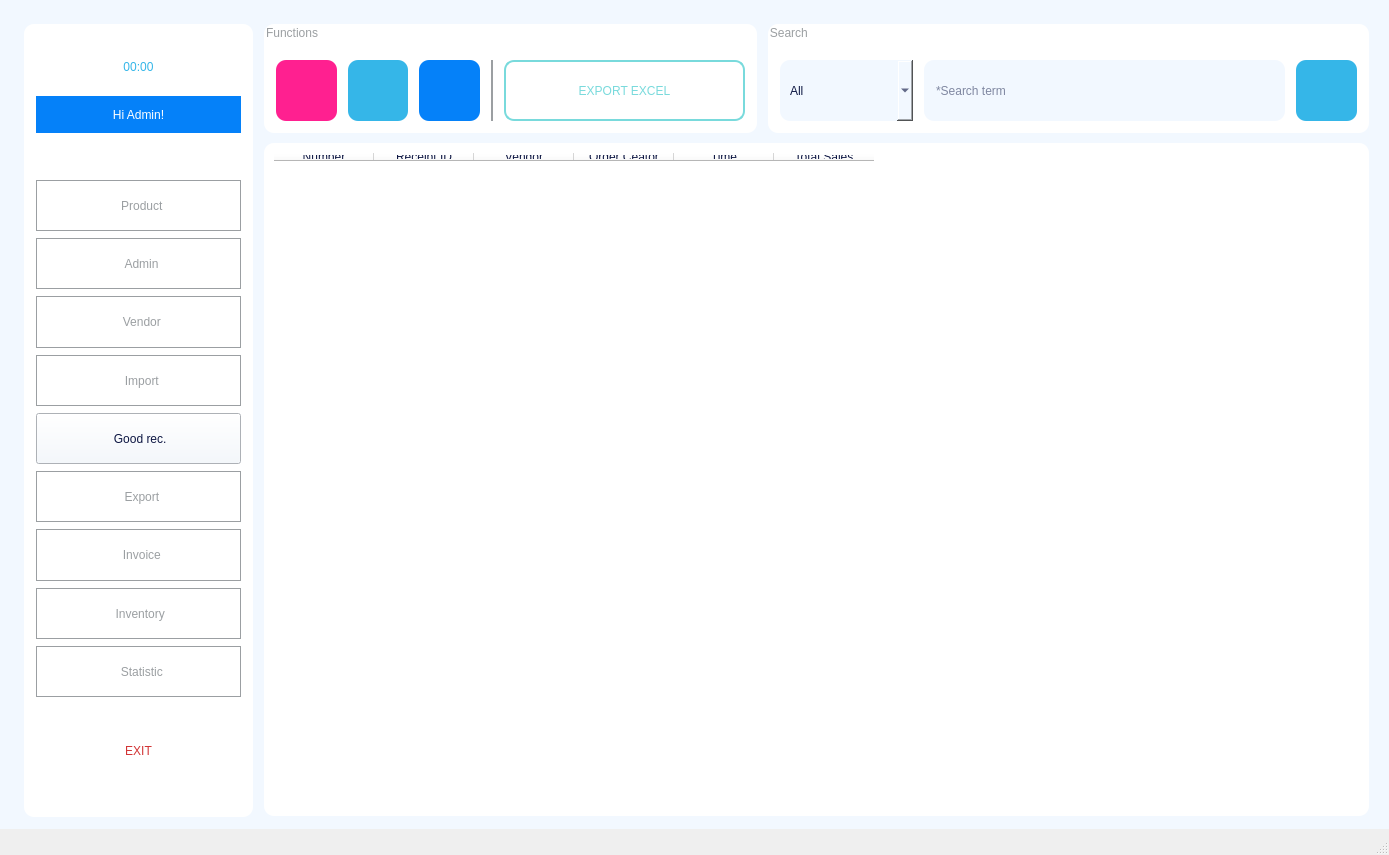
<?xml version="1.0" encoding="UTF-8"?>
<ui version="4.0">
 <class>MainWindowVendor</class>
 <widget class="QMainWindow" name="MainWindowVendor">
  <property name="geometry">
   <rect>
    <x>0</x>
    <y>0</y>
    <width>1389</width>
    <height>855</height>
   </rect>
  </property>
  <property name="maximumSize">
   <size>
    <width>1920</width>
    <height>1080</height>
   </size>
  </property>
  <property name="focusPolicy">
   <enum>Qt::NoFocus</enum>
  </property>
  <property name="windowTitle">
   <string>Vendor</string>
  </property>
  <property name="autoFillBackground">
   <bool>false</bool>
  </property>
  <property name="toolButtonStyle">
   <enum>Qt::ToolButtonTextUnderIcon</enum>
  </property>
  <property name="animated">
   <bool>false</bool>
  </property>
  <widget class="QWidget" name="centralwidget">
   <widget class="QLabel" name="label">
    <property name="geometry">
     <rect>
      <x>24</x>
      <y>24</y>
      <width>229</width>
      <height>793</height>
     </rect>
    </property>
    <property name="styleSheet">
     <string notr="true">border-radius: 10px;
background-color: rgb(255, 255, 255);</string>
    </property>
    <property name="text">
     <string/>
    </property>
   </widget>
   <widget class="QWidget" name="verticalLayoutWidget">
    <property name="geometry">
     <rect>
      <x>36</x>
      <y>180</y>
      <width>205</width>
      <height>517</height>
     </rect>
    </property>
    <layout class="QVBoxLayout" name="verticalLayout">
     <property name="spacing">
      <number>7</number>
     </property>
     <item>
      <widget class="QPushButton" name="pushButtonProduct_2">
       <property name="maximumSize">
        <size>
         <width>16777215</width>
         <height>60</height>
        </size>
       </property>
       <property name="toolTipDuration">
        <number>-1</number>
       </property>
       <property name="layoutDirection">
        <enum>Qt::LeftToRight</enum>
       </property>
       <property name="autoFillBackground">
        <bool>false</bool>
       </property>
       <property name="styleSheet">
        <string notr="true">font: 63 12pt &quot;Montserrat SemiBold&quot;;
background-color: rgb(255, 255, 255);
border: 1px solid #9b9fa2;
color: rgb(155, 159, 162);</string>
       </property>
       <property name="text">
        <string>  Product</string>
       </property>
       <property name="icon">
        <iconset>
         <normaloff>../../RESOURCE/ICON/album2.png</normaloff>../../RESOURCE/ICON/album2.png</iconset>
       </property>
       <property name="iconSize">
        <size>
         <width>32</width>
         <height>32</height>
        </size>
       </property>
      </widget>
     </item>
     <item>
      <widget class="QPushButton" name="pushButtonAdmin">
       <property name="maximumSize">
        <size>
         <width>16777215</width>
         <height>60</height>
        </size>
       </property>
       <property name="toolTipDuration">
        <number>-1</number>
       </property>
       <property name="layoutDirection">
        <enum>Qt::LeftToRight</enum>
       </property>
       <property name="autoFillBackground">
        <bool>false</bool>
       </property>
       <property name="styleSheet">
        <string notr="true">font: 63 12pt &quot;Montserrat SemiBold&quot;;
background-color: rgb(255, 255, 255);
border: 1px solid #9b9fa2;
color: rgb(155, 159, 162);</string>
       </property>
       <property name="text">
        <string>  Admin</string>
       </property>
       <property name="icon">
        <iconset>
         <normaloff>../../RESOURCE/ICON/adm2.png</normaloff>../../RESOURCE/ICON/adm2.png</iconset>
       </property>
       <property name="iconSize">
        <size>
         <width>35</width>
         <height>35</height>
        </size>
       </property>
      </widget>
     </item>
     <item>
      <widget class="QPushButton" name="pushButtonVendor">
       <property name="maximumSize">
        <size>
         <width>16777215</width>
         <height>60</height>
        </size>
       </property>
       <property name="toolTipDuration">
        <number>-1</number>
       </property>
       <property name="layoutDirection">
        <enum>Qt::LeftToRight</enum>
       </property>
       <property name="autoFillBackground">
        <bool>false</bool>
       </property>
       <property name="styleSheet">
        <string notr="true">font: 63 12pt &quot;Montserrat SemiBold&quot;;
background-color: rgb(255, 255, 255);
border: 1px solid #9b9fa2;
color: rgb(155, 159, 162);</string>
       </property>
       <property name="text">
        <string>  Vendor</string>
       </property>
       <property name="icon">
        <iconset>
         <normaloff>../../RESOURCE/ICON/vendor1.png</normaloff>../../RESOURCE/ICON/vendor1.png</iconset>
       </property>
       <property name="iconSize">
        <size>
         <width>32</width>
         <height>32</height>
        </size>
       </property>
      </widget>
     </item>
     <item>
      <widget class="QPushButton" name="pushButtonImport">
       <property name="maximumSize">
        <size>
         <width>16777215</width>
         <height>60</height>
        </size>
       </property>
       <property name="contextMenuPolicy">
        <enum>Qt::DefaultContextMenu</enum>
       </property>
       <property name="toolTipDuration">
        <number>0</number>
       </property>
       <property name="layoutDirection">
        <enum>Qt::LeftToRight</enum>
       </property>
       <property name="autoFillBackground">
        <bool>false</bool>
       </property>
       <property name="styleSheet">
        <string notr="true">font: 63 12pt &quot;Montserrat SemiBold&quot;;
background-color: rgb(255, 255, 255);
border: 1px solid #9b9fa2;
color: rgb(155, 159, 162);</string>
       </property>
       <property name="text">
        <string>  Import</string>
       </property>
       <property name="icon">
        <iconset>
         <normaloff>../../RESOURCE/ICON/import.png</normaloff>../../RESOURCE/ICON/import.png</iconset>
       </property>
       <property name="iconSize">
        <size>
         <width>30</width>
         <height>30</height>
        </size>
       </property>
      </widget>
     </item>
     <item>
      <widget class="QPushButton" name="pushButtonReceipt">
       <property name="maximumSize">
        <size>
         <width>16777215</width>
         <height>60</height>
        </size>
       </property>
       <property name="contextMenuPolicy">
        <enum>Qt::DefaultContextMenu</enum>
       </property>
       <property name="toolTipDuration">
        <number>0</number>
       </property>
       <property name="layoutDirection">
        <enum>Qt::LeftToRight</enum>
       </property>
       <property name="autoFillBackground">
        <bool>false</bool>
       </property>
       <property name="styleSheet">
        <string notr="true">font: 63 12pt &quot;Montserrat SemiBold&quot;;
color: rgb(14, 23, 67);
background-color: rgb(242, 248, 255)</string>
       </property>
       <property name="text">
        <string> Good rec.</string>
       </property>
       <property name="icon">
        <iconset>
         <normaloff>../../RESOURCE/ICON/doc1.png</normaloff>../../RESOURCE/ICON/doc1.png</iconset>
       </property>
       <property name="iconSize">
        <size>
         <width>35</width>
         <height>35</height>
        </size>
       </property>
      </widget>
     </item>
     <item>
      <widget class="QPushButton" name="pushButtonExport">
       <property name="maximumSize">
        <size>
         <width>16777215</width>
         <height>60</height>
        </size>
       </property>
       <property name="contextMenuPolicy">
        <enum>Qt::DefaultContextMenu</enum>
       </property>
       <property name="toolTipDuration">
        <number>0</number>
       </property>
       <property name="layoutDirection">
        <enum>Qt::LeftToRight</enum>
       </property>
       <property name="autoFillBackground">
        <bool>false</bool>
       </property>
       <property name="styleSheet">
        <string notr="true">font: 63 12pt &quot;Montserrat SemiBold&quot;;
background-color: rgb(255, 255, 255);
border: 1px solid #9b9fa2;
color: rgb(155, 159, 162);</string>
       </property>
       <property name="text">
        <string>  Export</string>
       </property>
       <property name="icon">
        <iconset>
         <normaloff>../../RESOURCE/ICON/export.png</normaloff>../../RESOURCE/ICON/export.png</iconset>
       </property>
       <property name="iconSize">
        <size>
         <width>30</width>
         <height>30</height>
        </size>
       </property>
      </widget>
     </item>
     <item>
      <widget class="QPushButton" name="pushButtonInvoice">
       <property name="maximumSize">
        <size>
         <width>16777215</width>
         <height>60</height>
        </size>
       </property>
       <property name="contextMenuPolicy">
        <enum>Qt::DefaultContextMenu</enum>
       </property>
       <property name="toolTipDuration">
        <number>0</number>
       </property>
       <property name="layoutDirection">
        <enum>Qt::LeftToRight</enum>
       </property>
       <property name="autoFillBackground">
        <bool>false</bool>
       </property>
       <property name="styleSheet">
        <string notr="true">font: 63 12pt &quot;Montserrat SemiBold&quot;;
background-color: rgb(255, 255, 255);
border: 1px solid #9b9fa2;
color: rgb(155, 159, 162);</string>
       </property>
       <property name="text">
        <string>  Invoice</string>
       </property>
       <property name="icon">
        <iconset>
         <normaloff>../../RESOURCE/ICON/doc.png</normaloff>../../RESOURCE/ICON/doc.png</iconset>
       </property>
       <property name="iconSize">
        <size>
         <width>35</width>
         <height>35</height>
        </size>
       </property>
      </widget>
     </item>
     <item>
      <widget class="QPushButton" name="pushButtonInventory">
       <property name="maximumSize">
        <size>
         <width>16777215</width>
         <height>60</height>
        </size>
       </property>
       <property name="contextMenuPolicy">
        <enum>Qt::DefaultContextMenu</enum>
       </property>
       <property name="toolTipDuration">
        <number>0</number>
       </property>
       <property name="layoutDirection">
        <enum>Qt::LeftToRight</enum>
       </property>
       <property name="autoFillBackground">
        <bool>false</bool>
       </property>
       <property name="styleSheet">
        <string notr="true">font: 63 12pt &quot;Montserrat SemiBold&quot;;
background-color: rgb(255, 255, 255);
border: 1px solid #9b9fa2;
color: rgb(155, 159, 162);</string>
       </property>
       <property name="text">
        <string> Inventory</string>
       </property>
       <property name="icon">
        <iconset>
         <normaloff>../../RESOURCE/ICON/inventory.png</normaloff>../../RESOURCE/ICON/inventory.png</iconset>
       </property>
       <property name="iconSize">
        <size>
         <width>30</width>
         <height>30</height>
        </size>
       </property>
      </widget>
     </item>
     <item>
      <widget class="QPushButton" name="pushButtonStatistic">
       <property name="maximumSize">
        <size>
         <width>16777215</width>
         <height>60</height>
        </size>
       </property>
       <property name="contextMenuPolicy">
        <enum>Qt::DefaultContextMenu</enum>
       </property>
       <property name="toolTipDuration">
        <number>0</number>
       </property>
       <property name="layoutDirection">
        <enum>Qt::LeftToRight</enum>
       </property>
       <property name="autoFillBackground">
        <bool>false</bool>
       </property>
       <property name="styleSheet">
        <string notr="true">font: 63 12pt &quot;Montserrat SemiBold&quot;;
background-color: rgb(255, 255, 255);
border: 1px solid #9b9fa2;
color: rgb(155, 159, 162);</string>
       </property>
       <property name="text">
        <string>  Statistic</string>
       </property>
       <property name="icon">
        <iconset>
         <normaloff>../../RESOURCE/ICON/statis.png</normaloff>../../RESOURCE/ICON/statis.png</iconset>
       </property>
       <property name="iconSize">
        <size>
         <width>32</width>
         <height>32</height>
        </size>
       </property>
      </widget>
     </item>
    </layout>
   </widget>
   <widget class="QGroupBox" name="groupBox">
    <property name="geometry">
     <rect>
      <x>264</x>
      <y>24</y>
      <width>493</width>
      <height>109</height>
     </rect>
    </property>
    <property name="styleSheet">
     <string notr="true">padding: 5px;
border-radius: 10px;
color: rgb(155, 159, 162);
background-color: rgb(255, 255, 255);
font: 25 10pt &quot;Montserrat Light&quot;;</string>
    </property>
    <property name="title">
     <string>Functions</string>
    </property>
    <widget class="QWidget" name="horizontalLayoutWidget">
     <property name="geometry">
      <rect>
       <x>12</x>
       <y>36</y>
       <width>217</width>
       <height>61</height>
      </rect>
     </property>
     <layout class="QHBoxLayout" name="horizontalLayout">
      <property name="spacing">
       <number>11</number>
      </property>
      <item>
       <widget class="QPushButton" name="pushButtonNew">
        <property name="maximumSize">
         <size>
          <width>100</width>
          <height>100</height>
         </size>
        </property>
        <property name="toolTip">
         <string>&lt;html&gt;&lt;head/&gt;&lt;body&gt;&lt;p&gt;&lt;span style=&quot; font-size:12pt; color:#ff2090;&quot;&gt;New&lt;/span&gt;&lt;/p&gt;&lt;/body&gt;&lt;/html&gt;</string>
        </property>
        <property name="toolTipDuration">
         <number>-1</number>
        </property>
        <property name="styleSheet">
         <string notr="true">QPushButton {
    background-color: #FF2090; /* Màu nền mặc định */

    border-radius: 10px; 
    padding: 5px;

}

QPushButton:hover {
    background-color: #FFA2D1; /* Màu khi di chuột */  
}

QPushButton:pressed {
    background-color: #FF2090; /* Màu khi nhấn */
}

QPushButton:focus {
    border: 5px solid #FFA2D1; /* Viền khi nút được focus */ 
}
</string>
        </property>
        <property name="text">
         <string/>
        </property>
        <property name="icon">
         <iconset>
          <normaloff>../../RESOURCE/ICON/new.png</normaloff>../../RESOURCE/ICON/new.png</iconset>
        </property>
        <property name="iconSize">
         <size>
          <width>32</width>
          <height>32</height>
         </size>
        </property>
       </widget>
      </item>
      <item>
       <widget class="QPushButton" name="pushButtonEdit">
        <property name="maximumSize">
         <size>
          <width>100</width>
          <height>100</height>
         </size>
        </property>
        <property name="toolTip">
         <string>&lt;html&gt;&lt;head/&gt;&lt;body&gt;&lt;p&gt;&lt;span style=&quot; font-size:12pt; color:#35b6e8;&quot;&gt;Edit&lt;/span&gt;&lt;/p&gt;&lt;/body&gt;&lt;/html&gt;</string>
        </property>
        <property name="styleSheet">
         <string notr="true">QPushButton {
    background-color: #35B6E8; /* Màu nền mặc định */

    border-radius: 10px; 
    padding: 5px;

}

QPushButton:hover {
    background-color: #A3E3FC; /* Màu khi di chuột */  

}

QPushButton:pressed {
    background-color: #35B6E8; /* Màu khi nhấn */
}

QPushButton:focus {
    border: 5px solid #A3E3FC; /* Viền khi nút được focus */ 
}
</string>
        </property>
        <property name="text">
         <string/>
        </property>
        <property name="icon">
         <iconset>
          <normaloff>../../RESOURCE/ICON/edit.png</normaloff>../../RESOURCE/ICON/edit.png</iconset>
        </property>
        <property name="iconSize">
         <size>
          <width>32</width>
          <height>32</height>
         </size>
        </property>
       </widget>
      </item>
      <item>
       <widget class="QPushButton" name="pushButtonDetail">
        <property name="maximumSize">
         <size>
          <width>100</width>
          <height>100</height>
         </size>
        </property>
        <property name="toolTip">
         <string>&lt;html&gt;&lt;head/&gt;&lt;body&gt;&lt;p&gt;&lt;span style=&quot; font-size:12pt; color:#0581f9;&quot;&gt;Delete&lt;/span&gt;&lt;/p&gt;&lt;/body&gt;&lt;/html&gt;</string>
        </property>
        <property name="styleSheet">
         <string notr="true">QPushButton {
    background-color: #0581F9; /* Màu nền mặc định */

    border-radius: 10px; 
    padding: 5px;

}

QPushButton:hover {
    background-color: #87C4FF; /* Màu khi di chuột */  

}

QPushButton:pressed {
    background-color: #0581F9; /* Màu khi nhấn */
}

QPushButton:focus {
    border: 5px solid #87C4FF; /* Viền khi nút được focus */ 
}
</string>
        </property>
        <property name="text">
         <string/>
        </property>
        <property name="icon">
         <iconset>
          <normaloff>../../RESOURCE/ICON/detail.png</normaloff>../../RESOURCE/ICON/detail.png</iconset>
        </property>
        <property name="iconSize">
         <size>
          <width>32</width>
          <height>32</height>
         </size>
        </property>
       </widget>
      </item>
      <item>
       <widget class="QLabel" name="label_3">
        <property name="maximumSize">
         <size>
          <width>2</width>
          <height>16777215</height>
         </size>
        </property>
        <property name="styleSheet">
         <string notr="true">background-color: rgb(155, 159, 162);</string>
        </property>
        <property name="text">
         <string/>
        </property>
       </widget>
      </item>
     </layout>
    </widget>
    <widget class="QPushButton" name="pushButtonExcel">
     <property name="geometry">
      <rect>
       <x>240</x>
       <y>36</y>
       <width>241</width>
       <height>61</height>
      </rect>
     </property>
     <property name="styleSheet">
      <string notr="true">QPushButton {
    background-color: #FFFFFF; /* Màu nền mặc định */
    border-radius: 10px; 
	border: 2px solid #79DADC;
    padding: 5px;
	color: #79DADC;
	font: 63 12pt &quot;Montserrat SemiBold&quot;;
}

QPushButton:hover {
    background-color: #79DADC; /* Màu khi di chuột */  
	color: #FFFFFF;
	border: 2px solid #FFFFFF;
}

QPushButton:pressed {
    background-color: #FFFFFF; /* Màu khi nhấn */
}

QPushButton:focus {
    background-color: #79DADC; /* Màu khi di chuột */  
	border:5px solid #B4EDEE;
	color: #FFFFFF;

}
</string>
     </property>
     <property name="text">
      <string>EXPORT EXCEL</string>
     </property>
     <property name="icon">
      <iconset>
       <normaloff>../../RESOURCE/ICON/exc.png</normaloff>../../RESOURCE/ICON/exc.png</iconset>
     </property>
     <property name="iconSize">
      <size>
       <width>70</width>
       <height>70</height>
      </size>
     </property>
    </widget>
   </widget>
   <widget class="QLabel" name="label_2">
    <property name="geometry">
     <rect>
      <x>0</x>
      <y>-12</y>
      <width>1393</width>
      <height>841</height>
     </rect>
    </property>
    <property name="styleSheet">
     <string notr="true">background-color: rgb(242, 248, 255);</string>
    </property>
    <property name="text">
     <string/>
    </property>
   </widget>
   <widget class="QGroupBox" name="groupBox_2">
    <property name="geometry">
     <rect>
      <x>768</x>
      <y>24</y>
      <width>601</width>
      <height>109</height>
     </rect>
    </property>
    <property name="styleSheet">
     <string notr="true">padding: 5px;
border-radius: 10px;
color: rgb(155, 159, 162);
background-color: rgb(255, 255, 255);
font: 25 10pt &quot;Montserrat Light&quot;;</string>
    </property>
    <property name="title">
     <string>Search </string>
    </property>
    <widget class="QLineEdit" name="lineEdit">
     <property name="geometry">
      <rect>
       <x>156</x>
       <y>36</y>
       <width>361</width>
       <height>61</height>
      </rect>
     </property>
     <property name="styleSheet">
      <string notr="true">background-color: rgb(242, 248, 255);
color: rgb(14, 23, 67);
font: 57 12pt &quot;Montserrat Medium&quot;;
padding: 10px;</string>
     </property>
     <property name="text">
      <string/>
     </property>
     <property name="placeholderText">
      <string>*Search term</string>
     </property>
    </widget>
    <widget class="QPushButton" name="pushButtonSearch">
     <property name="geometry">
      <rect>
       <x>528</x>
       <y>36</y>
       <width>61</width>
       <height>61</height>
      </rect>
     </property>
     <property name="maximumSize">
      <size>
       <width>100</width>
       <height>100</height>
      </size>
     </property>
     <property name="styleSheet">
      <string notr="true">QPushButton {
    background-color: #35B6E8; /* Màu nền mặc định */
    border-radius: 10px; 
    padding: 5px;

}

QPushButton:hover {
    background-color: #8EDAF8; /* Màu khi di chuột */  

}

QPushButton:pressed {
    background-color: #35B6E8; /* Màu khi nhấn */
}

QPushButton:focus {
    border: 5px solid #8EDAF8; /* Viền khi nút được focus */ 
}
</string>
     </property>
     <property name="text">
      <string/>
     </property>
     <property name="icon">
      <iconset>
       <normaloff>../../RESOURCE/ICON/search.png</normaloff>../../RESOURCE/ICON/search.png</iconset>
     </property>
     <property name="iconSize">
      <size>
       <width>25</width>
       <height>25</height>
      </size>
     </property>
    </widget>
    <widget class="QComboBox" name="comboBox">
     <property name="geometry">
      <rect>
       <x>12</x>
       <y>36</y>
       <width>133</width>
       <height>61</height>
      </rect>
     </property>
     <property name="styleSheet">
      <string notr="true">background-color: rgb(242, 248, 255);
color: rgb(14, 23, 67);
font: 57 12pt &quot;Montserrat Medium&quot;;
padding: 10px;</string>
     </property>
     <property name="editable">
      <bool>false</bool>
     </property>
     <property name="currentText">
      <string>All</string>
     </property>
     <property name="sizeAdjustPolicy">
      <enum>QComboBox::AdjustToContentsOnFirstShow</enum>
     </property>
     <item>
      <property name="text">
       <string>All</string>
      </property>
     </item>
     <item>
      <property name="text">
       <string>Number</string>
      </property>
     </item>
     <item>
      <property name="text">
       <string>Receipt ID</string>
      </property>
     </item>
     <item>
      <property name="text">
       <string>Vendor</string>
      </property>
     </item>
     <item>
      <property name="text">
       <string>Order Creator</string>
      </property>
     </item>
     <item>
      <property name="text">
       <string>Time</string>
      </property>
     </item>
     <item>
      <property name="text">
       <string>Total Sales</string>
      </property>
     </item>
    </widget>
   </widget>
   <widget class="QTableWidget" name="tableWidget">
    <property name="geometry">
     <rect>
      <x>264</x>
      <y>143</y>
      <width>1105</width>
      <height>673</height>
     </rect>
    </property>
    <property name="toolTip">
     <string/>
    </property>
    <property name="styleSheet">
     <string notr="true">padding: 5px;
border-radius: 10px;
color: rgb(14, 23, 67);
background-color: rgb(255, 255, 255);
font: 57 10pt &quot;Montserrat Medium&quot;;</string>
    </property>
    <column>
     <property name="text">
      <string>Number</string>
     </property>
    </column>
    <column>
     <property name="text">
      <string>Receipt ID</string>
     </property>
    </column>
    <column>
     <property name="text">
      <string>Vendor</string>
     </property>
    </column>
    <column>
     <property name="text">
      <string>Order Ceator</string>
     </property>
    </column>
    <column>
     <property name="text">
      <string>Time</string>
     </property>
    </column>
    <column>
     <property name="text">
      <string>Total Sales</string>
     </property>
    </column>
   </widget>
   <widget class="QLabel" name="label_4">
    <property name="geometry">
     <rect>
      <x>36</x>
      <y>36</y>
      <width>205</width>
      <height>61</height>
     </rect>
    </property>
    <property name="styleSheet">
     <string notr="true">color: rgb(53, 182, 232);
font: 87 30pt &quot;Montserrat Black&quot;;</string>
    </property>
    <property name="text">
     <string>00:00</string>
    </property>
    <property name="alignment">
     <set>Qt::AlignCenter</set>
    </property>
   </widget>
   <widget class="QLabel" name="label_5">
    <property name="geometry">
     <rect>
      <x>36</x>
      <y>96</y>
      <width>205</width>
      <height>37</height>
     </rect>
    </property>
    <property name="styleSheet">
     <string notr="true">color: rgb(255, 255, 255);
font: 63 15pt &quot;Montserrat SemiBold&quot;;
background-color: rgb(5, 129, 249);</string>
    </property>
    <property name="text">
     <string>Hi Admin!</string>
    </property>
    <property name="alignment">
     <set>Qt::AlignCenter</set>
    </property>
   </widget>
   <widget class="QPushButton" name="pushButtonExit">
    <property name="geometry">
     <rect>
      <x>60</x>
      <y>720</y>
      <width>157</width>
      <height>61</height>
     </rect>
    </property>
    <property name="styleSheet">
     <string notr="true">QPushButton {
    background-color: #FFFFFF; /* Màu nền mặc định */
	color: #D23435;
	font: 8120 17pt &quot;Montserrat Bold&quot;;
    border-radius: 10px; 
    padding: 5px;

}

QPushButton:hover {
	border: 2px solid #D23435;
}

QPushButton:pressed {
    background-color: #D23435; /* Màu khi nhấn */
}

QPushButton:focus {
	border: 2px solid #D23435;
}
</string>
    </property>
    <property name="text">
     <string>EXIT</string>
    </property>
    <property name="icon">
     <iconset>
      <normaloff>../../RESOURCE/ICON/turnoff.png</normaloff>../../RESOURCE/ICON/turnoff.png</iconset>
    </property>
    <property name="iconSize">
     <size>
      <width>35</width>
      <height>35</height>
     </size>
    </property>
   </widget>
   <zorder>label_2</zorder>
   <zorder>label</zorder>
   <zorder>verticalLayoutWidget</zorder>
   <zorder>groupBox</zorder>
   <zorder>groupBox_2</zorder>
   <zorder>tableWidget</zorder>
   <zorder>label_4</zorder>
   <zorder>label_5</zorder>
   <zorder>pushButtonExit</zorder>
  </widget>
  <widget class="QMenuBar" name="menubar">
   <property name="geometry">
    <rect>
     <x>0</x>
     <y>0</y>
     <width>1389</width>
     <height>26</height>
    </rect>
   </property>
  </widget>
  <widget class="QStatusBar" name="statusbar"/>
 </widget>
 <resources/>
 <connections/>
</ui>
